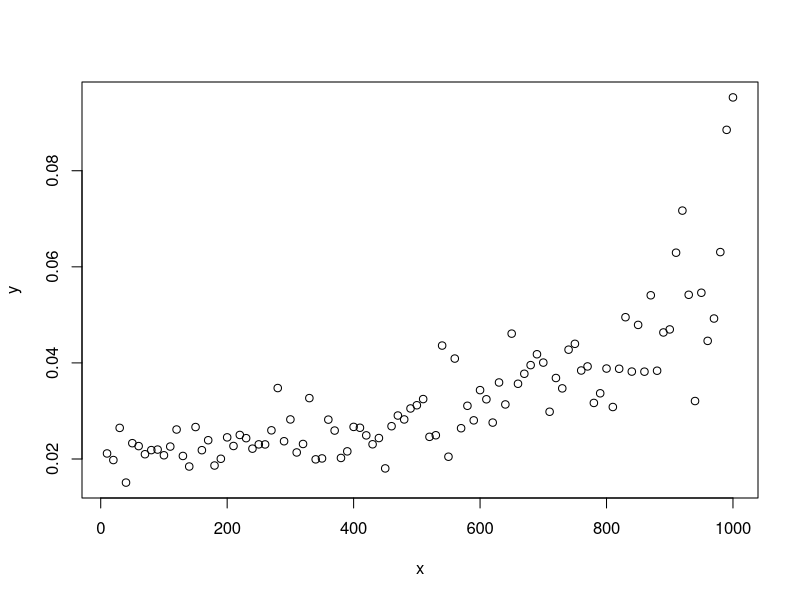
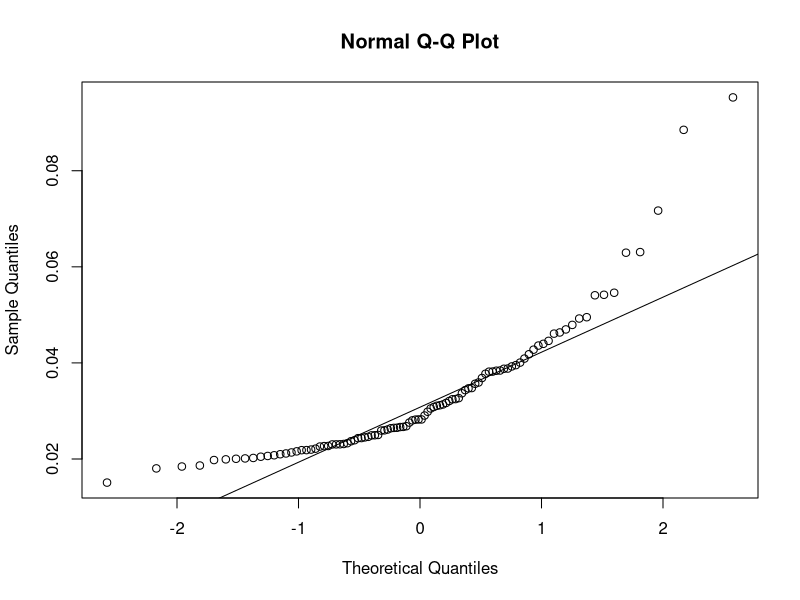
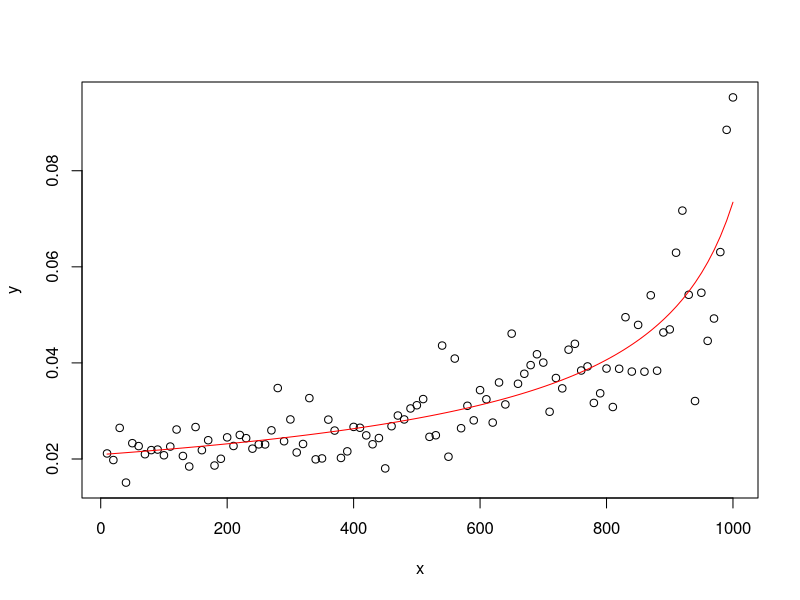
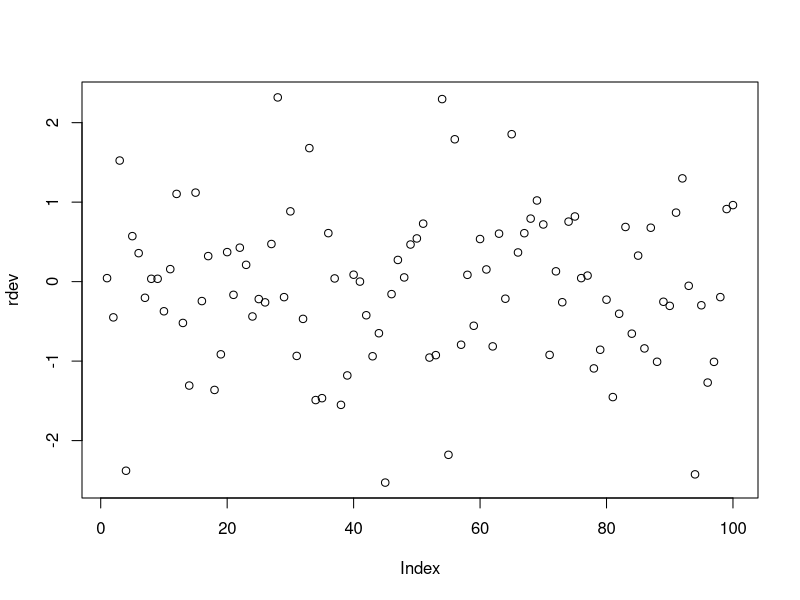

These figures' R source, in order:
## ---- chunk 1
knitr::opts_chunk$set(echo = TRUE)
library(tidyverse)
library("readxl")
## ---- chunk 2
DATA_HANDIN <- read_excel("DATA_HANDIN.xlsx")
data <- DATA_HANDIN
data$y <- as.numeric(data$y)
## ---- chunk 3
plot(data)
qqnorm(data$y)
qqline(data$y)
## ---- chunk 4
y <- data$y
x <- data$x
mu <- mean(y)

mod = glm(formula=y~x,family=inverse.gaussian(link = "1/mu^2"))
coef = coefficients(mod); coef
## ---- chunk 5
confbeta = confint.default(mod); confbeta
## ---- chunk 6
plot(data)
curve((coef[1] + coef[2]*x)^(1/(-2)),add=TRUE,col="red")

rdev <- residuals(mod, "deviance")
plot(rdev)
sum((abs(rdev) > 2))
## ---- chunk 7
D = deviance(mod); D
1-pchisq(D,length(x)-length(coef))
